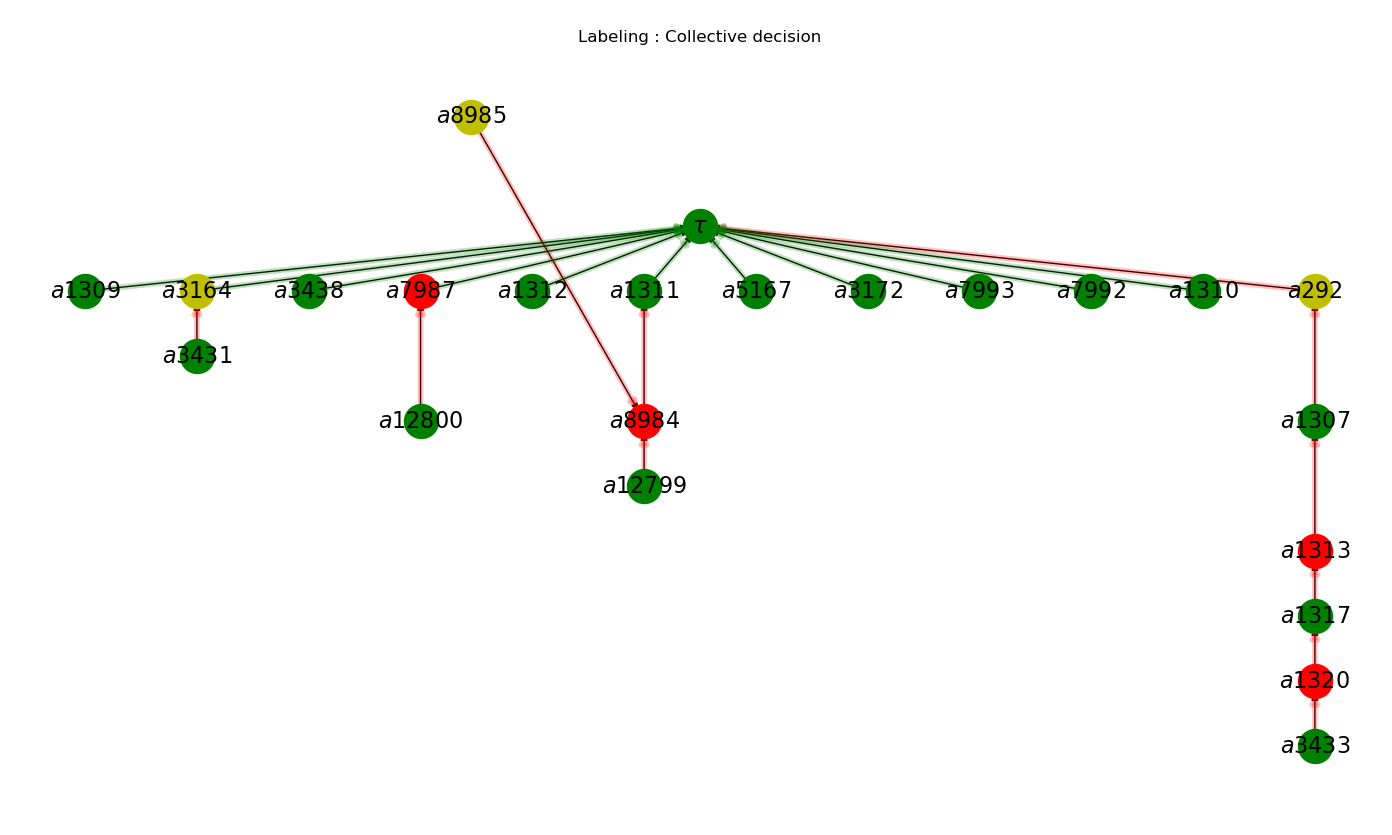

The Python source for this figure:
import comments_processing
from collective_function import *
import sys
import os
from networkx.drawing.nx_agraph import write_dot, graphviz_layout

# To use this file, you need to run:
#       file.py path [proposal] [proposal_num_files]
#
# where:
#       'path' is the path to all comment files directory
#       'proposal' is the proposal you want to analise
#       'proposal_num_files' is the number of files from the same proposal
# the last 2 parameters are optional for the case that you want to analise only a specific proposal.

if __name__ == "__main__":

	results = {}
	with open("NAM_output.txt") as sout:
		for line in sout:
			if "evaluation" in line:
				a = line.replace("\'", "")
				a = a.replace("\n\'", "")
				results[a] = None

	if len(sys.argv) != 2 and len(sys.argv) != 4:
		print "Use:\nfile.py path [proposal] [proposal_num_files]"
		exit(0)

	directory = sys.argv[1]

	if len(sys.argv) == 4:
		num_files = int(sys.argv[3])
		proposal = str(sys.argv[2])

		cp = comments_processing.CommentProcessing(str(directory), results, str(proposal))

		# directory = 'D:\INFO\metadecidim-master\metadecidim-master\comments'
		# '/home/marc/Desktop/metadecidim-master/comments'

		temp_path = directory + '/' + str(proposal) + '-01.json'
		data = cp.comments_dict(temp_path)
		pdata = cp.get_dictionary_v2(data)

		if num_files > 1:
			for i in range(1, num_files+1):
				temp_path = directory+'/'+str(proposal)+'-0'+str(i)+'.json'
				data = cp.comments_dict(temp_path)
				pdata = cp.get_dictionary_v2(None, pdata)

		cp.comments_dict()

		cp.get_dictionary_v2()

		# cp.show()

		calc = cp.get_graph()

		cp.show_stats()

		cp.get_profile()

		for prop in cp.processed_data:
			if cp.processed_data[prop]['ancestry'] is not None:
				cp.processed_data[cp.processed_data[prop]['ancestry']]['successor'] = prop

		for prop in cp.processed_data:
			print prop, cp.processed_data[prop]

		collective_labelling = compute_collective_labelling(cp.G, cp.profile, CF)
		decision = compute_collective_decition(collective_labelling, 0)

		cp.profile.append(collective_labelling)
		cp.titles.append('Collective decision')
		positions = {1: {0: (0.5, 1)}}
		pos_fixed = {1: [0]}
		px = 0
		for node in cp.G.nodes():
			if cp.processed_data[node]['ancestry'] is None and node != 0:
				positions[1][node] = (px-1, 0.5)
				pos_fixed[1].append(node)
				px += 0.5

		positions[1][0] = (-1+(px-0.5)/2, 1)

		for node in pos_fixed[1]:
			lvl = 1
			current_node = node
			while cp.processed_data[current_node]['successor'] is not None:
				lvl += 1
				try:
					if pos_fixed[lvl] is None:
						pos_fixed[lvl] = [cp.processed_data[current_node]['successor']]
						positions[lvl] = {cp.processed_data[current_node]['successor']: (positions[lvl-1][current_node][0], positions[lvl-1][current_node][1]-1)}
					else:
						pos_fixed[lvl].append(cp.processed_data[current_node]['successor'])
						positions[lvl][cp.processed_data[current_node]['successor']] = (positions[lvl-1][current_node][0], positions[lvl-1][current_node][1]-1)
				except KeyError:
					pos_fixed[lvl] = [cp.processed_data[current_node]['successor']]
					positions[lvl] = {cp.processed_data[current_node]['successor']: (
										positions[lvl - 1][current_node][0], positions[lvl - 1][current_node][1] - 0.5)}
				current_node = cp.processed_data[current_node]['successor']

		final_pos = {}
		for pos_dict in positions.values():
			final_pos.update(pos_dict)
		final_fixed = []
		for _list in pos_fixed.values():
			final_fixed += _list

		pos = nx.spring_layout(cp.G, pos=final_pos, fixed=final_fixed)

		drawProfile(cp.G, cp.profile, 0, cp.titles, pos)

	else:

		file_dict = {}
		avg_nan_count = 0.
		avg_todf_compare_match = 0.
		avg_todf_compare_mismatch = 0.
		wo_todf_compare_match = 0.
		wo_todf_compare_mismatch = 0.
		wo_todf_expanding = 0.
		avg_todf_expanding = 0.
		hard_mismatches = {}

		for filename in os.listdir(directory):
			if filename[:5] != '03608':  # and filename[:5] != '04996' and filename[:5] != '07469':
				if filename[:5] not in file_dict.keys():
					file_dict[filename[:5]] = {filename: None}
				else:
					file_dict[filename[:5]][filename] = None

		f = open('output.txt', 'a')
		f_mismatches = open('hard_mismatches.txt', 'a')

		it = 0

		for key in file_dict.keys():
			it += 1
			if file_dict[key].__len__() == 1:
				cp = comments_processing.CommentProcessing(directory, results, None, avg_nan_count,
														   avg_todf_compare_match, avg_todf_compare_mismatch,
														   wo_todf_compare_match, wo_todf_compare_mismatch,
														   wo_todf_expanding, avg_todf_expanding, hard_mismatches)
				# print "we are in proposal:", key
				data = cp.comments_dict(directory + '/' + file_dict[key].keys()[0])
				pdata = cp.get_dictionary_v2(data)
				# cp.show()
				G, omitted, a, d, un, calc = cp.get_graph(pdata)
				if calc:
					profile, all_titles = cp.get_profile(pdata)
					collective_labelling = compute_collective_labelling(cp.G, profile, CF)
					decision = compute_collective_decition(collective_labelling, 0)
					profile.append(collective_labelling)
					all_titles.append('Collective decision')
					pos = nx.spring_layout(cp.G)
					# drawProfile(G, profile, 0, all_titles, pos)
					print >> f, cp.write_output(key, a, d, un, cp.results, collective_labelling[0])
				else:
					print >> f, cp.write_output(key, a, d, un, cp.results)
				# try:
				#     profile, all_titles = get_profile(pdata)
				#     collective_labelling = compute_collective_labelling(G, profile, CF)
				#     decision = compute_collective_decition(collective_labelling, 0)
				#     profile.append(collective_labelling)
				#     all_titles.append('Collective decision')
				#     pos = nx.spring_layout(G)
				#     # drawProfile(G, profile, 0, all_titles, pos)
				#     print >> f, write_output(key, a, d, un, results, collective_labelling[0])
				# except KeyError:
				#     print >> f, write_output(key, a, d, un, results)
				avg_nan_count = cp.avg_nan_count
				avg_todf_compare_match = cp.avg_todf_compare_match
				avg_todf_compare_mismatch = cp.avg_todf_compare_mismatch
				wo_todf_compare_match = cp.wo_todf_compare_match
				wo_todf_compare_mismatch = cp.wo_todf_compare_mismatch
				wo_todf_expanding = cp.wo_todf_expanding
				avg_todf_expanding = cp.avg_todf_expanding
				hard_mismatches = cp.hard_mismatches
			else:
				cp = comments_processing.CommentProcessing(directory, results, None, avg_nan_count,
														   avg_todf_compare_match, avg_todf_compare_mismatch,
														   wo_todf_compare_match, wo_todf_compare_mismatch,
														   wo_todf_expanding, avg_todf_expanding, hard_mismatches)
				# print "we are in proposal:", key
				data = cp.comments_dict(directory + '/' + file_dict[key].keys()[0])
				pdata = cp.get_dictionary_v2(data)
				for subKey in file_dict[key].keys()[1:]:
					data = cp.comments_dict(directory + '/' + subKey)
					pdata = cp.get_dictionary_v2(data, p_data=pdata)
				G, omitted, a, d, un, calc = cp.get_graph(pdata)
				if calc:
					profile, all_titles = cp.get_profile(pdata)
					collective_labelling = compute_collective_labelling(G, profile, CF)
					decision = compute_collective_decition(collective_labelling, 0)
					profile.append(collective_labelling)
					all_titles.append('Collective decision')
					pos = nx.spring_layout(G)
					# drawProfile(G, profile, 0, all_titles, pos)
					print >> f, cp.write_output(key, a, d, un, cp.results, collective_labelling[0])
				else:
					print >> f, cp.write_output(key, a, d, un, cp.results)
				# try:
				#     profile, all_titles = get_profile(pdata)
				#     collective_labelling = compute_collective_labelling(G, profile, CF)
				#     decision = compute_collective_decition(collective_labelling, 0)
				#     profile.append(collective_labelling)
				#     all_titles.append('Collective decision')
				#     pos = nx.spring_layout(G)
				#     # drawProfile(G, profile, 0, all_titles, pos)
				#     print >> f, write_output(key, a, d, un, results, collective_labelling[0])
				# except KeyError:
				#     print >> f, write_output(key, a, d, un, results)
				avg_nan_count = cp.avg_nan_count
				avg_todf_compare_match = cp.avg_todf_compare_match
				avg_todf_compare_mismatch = cp.avg_todf_compare_mismatch
				wo_todf_compare_match = cp.wo_todf_compare_match
				wo_todf_compare_mismatch = cp.wo_todf_compare_mismatch
				wo_todf_expanding = cp.wo_todf_expanding
				avg_todf_expanding = cp.avg_todf_expanding
				hard_mismatches = cp.hard_mismatches

		cpa = it - cp.avg_nan_count

		print >> f, "Computed proposals:", it
		print >> f, "Average result NaN proposals:", cp.avg_nan_count, "(" + str(float(cp.avg_nan_count) * 100 / it), "%)"
		print >> f, "Computable proposals:", cpa, "(" + str(cpa * 100 / it), "%)"
		print >> f, "The following percents are computed over the amount of computable proposals:"
		print >> f, "NAM and TODF:"
		print >> f, "\t- Matches:", cp.wo_todf_compare_match, "(" + str(float(cp.wo_todf_compare_match * 100 / cpa)), "%)"
		print >> f, "\t- Matches expanding:", cp.wo_todf_expanding, "(" + str(float(cp.wo_todf_expanding * 100 / cpa)), "%)"
		print >> f, "\t- Combined matches:", cp.wo_todf_expanding + cp.wo_todf_compare_match, "(" + str(
			float((cp.wo_todf_expanding + cp.wo_todf_compare_match) * 100 / cpa)), "%)"
		print >> f, "\t- Mismatches:", cp.wo_todf_compare_mismatch, "(" + str(
			float(cp.wo_todf_compare_mismatch * 100 / cpa)), "%)"
		print >> f, "AVG and TODF:"
		print >> f, "\t- Matches:", cp.avg_todf_compare_match, "(" + str(float(cp.avg_todf_compare_match * 100 / cpa)), "%)"
		print >> f, "\t- Matches expanding:", cp.avg_todf_expanding, "(" + str(float(cp.avg_todf_expanding * 100 / cpa)), "%)"
		print >> f, "\t- Combined matches:", cp.avg_todf_expanding + cp.avg_todf_compare_match, "(" + str(
			float((cp.avg_todf_expanding + cp.avg_todf_compare_match) * 100 / cpa)), "%)"
		print >> f, "\t- Mismatches:", cp.avg_todf_compare_mismatch, "(" + str(
			float(cp.avg_todf_compare_mismatch * 100 / cpa)), "%)"

		for prop in cp.hard_mismatches.keys():
			print >> f_mismatches, cp.hard_mismatches[prop]
